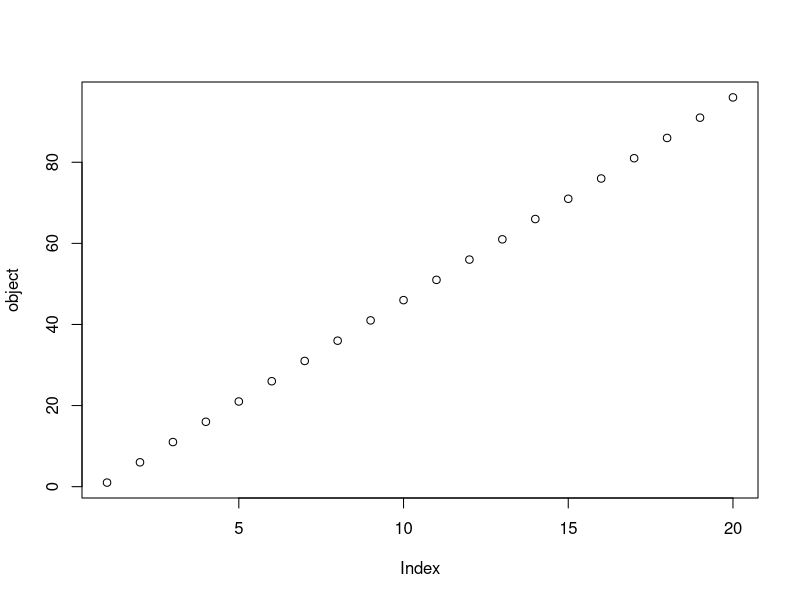
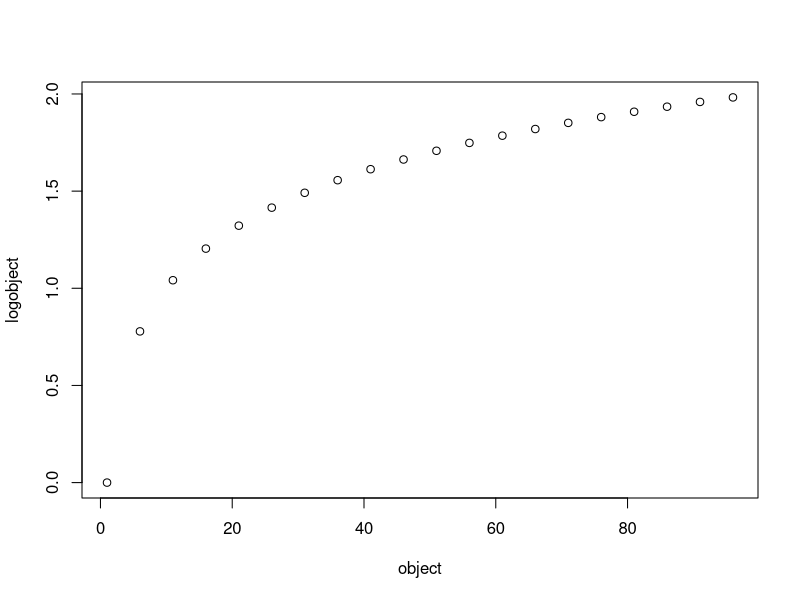
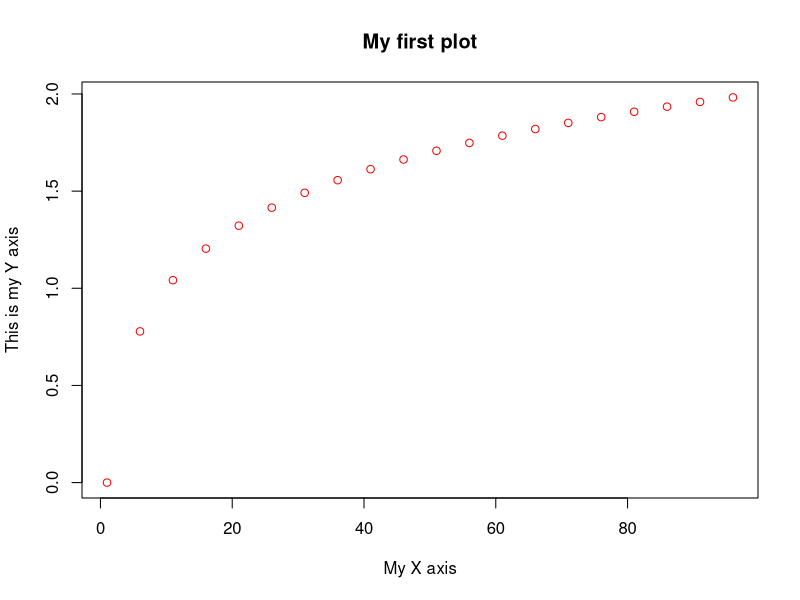
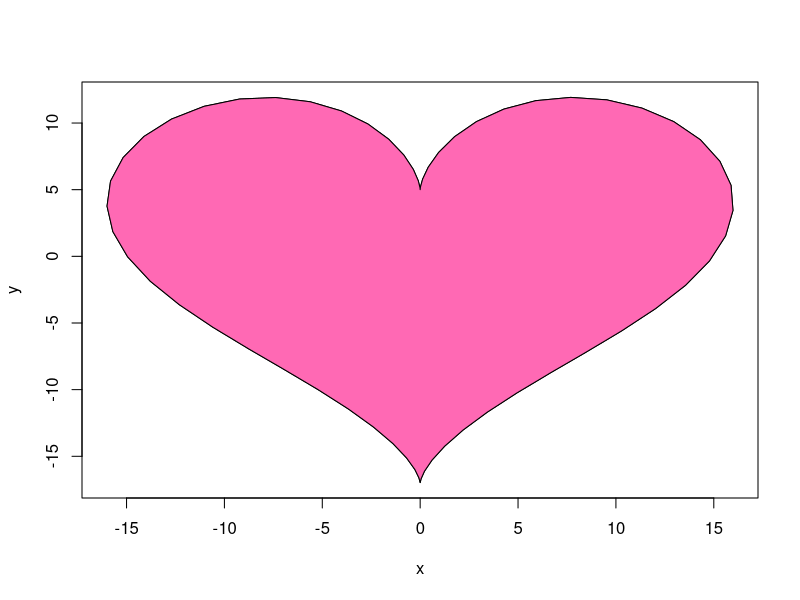

Reproduce these figures in R, in order.
## ---- chunk 1
knitr::opts_chunk$set(collapse = TRUE, echo=TRUE, eval=TRUE, warning=FALSE, message=FALSE, comment="  ")
# https:\/\/aurora-mareviv.github.io\/talesofr
## ---- chunk 2
# Installs missing libraries on render!
list.of.packages <- c("rmarkdown", "Rcpp", "knitr", "ggplot2")
new.packages <- list.of.packages[!(list.of.packages %in% installed.packages()[,"Package"])]
if(length(new.packages)) install.packages(new.packages, repos='https://cran.rstudio.com/')
## ---- chunk 3
wdir <- getwd() 
# la carpeta donde guardo los datos
datadir <- paste(wdir, "/data", sep="")
# y la carpeta inmediatamente por encima
wdirRoot <- gsub("\\content\\/post", "", wdir) 
## ---- chunk 4
object <- seq(1,100,  by=5)
## ---- chunk 5
logobject <- log10(object)
## ---- chunk 6
logobject
## ---- chunk 7
plot(object)
plot(object, logobject)
plot(object, logobject, col = "red", xlab="My X axis", ylab= "This is my Y axis", main="My first plot")
## ---- chunk 8
dat <- data.frame(t=seq(0, 2*pi, by=0.1) )

xhrt <- function(t) 16*sin(t)^3

yhrt <- function(t) 13*cos(t)-5*cos(2*t)-2*cos(3*t)-cos(4*t)

dat$y = yhrt(dat$t)

dat$x = xhrt(dat$t)

with(dat, plot(x,y, type="l"))

with(dat, polygon(x,y, col="hotpink"))
